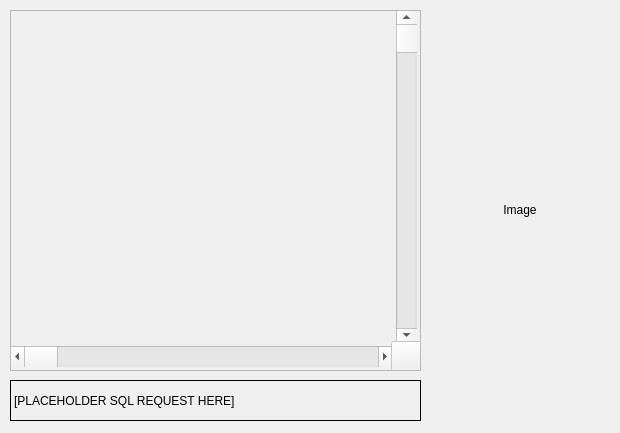
<?xml version="1.0" encoding="UTF-8"?>
<ui version="4.0">
 <class>MainWindow</class>
 <widget class="QMainWindow" name="MainWindow">
  <property name="geometry">
   <rect>
    <x>0</x>
    <y>0</y>
    <width>620</width>
    <height>433</height>
   </rect>
  </property>
  <property name="windowTitle">
   <string>MainWindow</string>
  </property>
  <widget class="QWidget" name="centralwidget">
   <widget class="QScrollArea" name="scrollArea">
    <property name="geometry">
     <rect>
      <x>10</x>
      <y>10</y>
      <width>411</width>
      <height>361</height>
     </rect>
    </property>
    <property name="widgetResizable">
     <bool>true</bool>
    </property>
    <widget class="QWidget" name="scrollAreaWidgetContents">
     <property name="geometry">
      <rect>
       <x>0</x>
       <y>0</y>
       <width>409</width>
       <height>359</height>
      </rect>
     </property>
     <widget class="QScrollBar" name="verticalScrollBar">
      <property name="geometry">
       <rect>
        <x>385</x>
        <y>0</y>
        <width>21</width>
        <height>331</height>
       </rect>
      </property>
      <property name="orientation">
       <enum>Qt::Vertical</enum>
      </property>
     </widget>
     <widget class="QScrollBar" name="horizontalScrollBar">
      <property name="geometry">
       <rect>
        <x>0</x>
        <y>335</y>
        <width>381</width>
        <height>21</height>
       </rect>
      </property>
      <property name="orientation">
       <enum>Qt::Horizontal</enum>
      </property>
     </widget>
     <widget class="QPushButton" name="pushButton">
      <property name="enabled">
       <bool>false</bool>
      </property>
      <property name="geometry">
       <rect>
        <x>380</x>
        <y>330</y>
        <width>31</width>
        <height>31</height>
       </rect>
      </property>
      <property name="text">
       <string/>
      </property>
      <property name="flat">
       <bool>false</bool>
      </property>
     </widget>
    </widget>
   </widget>
   <widget class="QLabel" name="label">
    <property name="geometry">
     <rect>
      <x>430</x>
      <y>10</y>
      <width>180</width>
      <height>400</height>
     </rect>
    </property>
    <property name="text">
     <string>Image</string>
    </property>
    <property name="alignment">
     <set>Qt::AlignCenter</set>
    </property>
   </widget>
   <widget class="QLabel" name="label_2">
    <property name="geometry">
     <rect>
      <x>10</x>
      <y>380</y>
      <width>411</width>
      <height>41</height>
     </rect>
    </property>
    <property name="autoFillBackground">
     <bool>true</bool>
    </property>
    <property name="frameShape">
     <enum>QFrame::Box</enum>
    </property>
    <property name="text">
     <string>[PLACEHOLDER SQL REQUEST HERE]</string>
    </property>
   </widget>
  </widget>
 </widget>
 <resources/>
 <connections/>
</ui>
